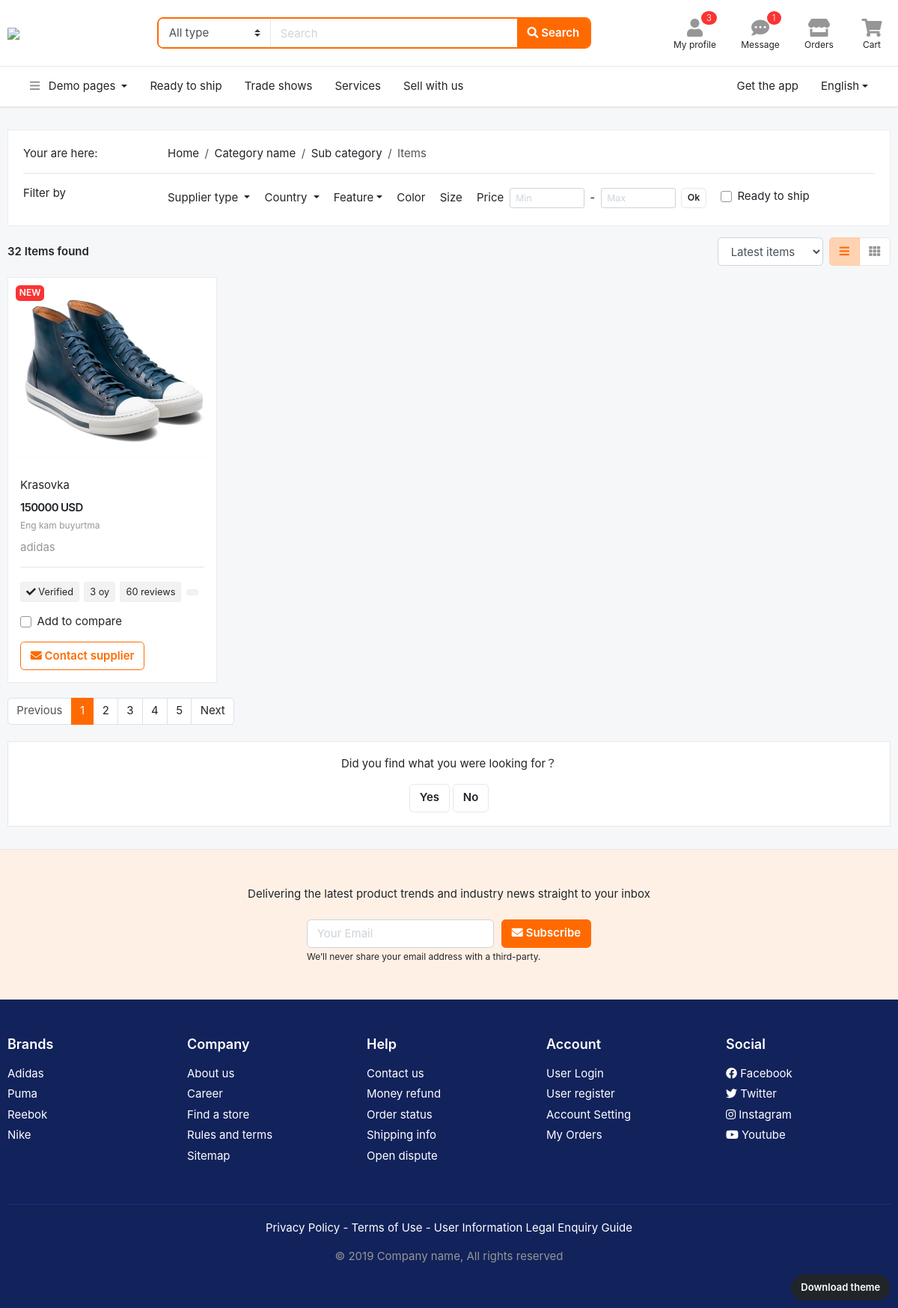
Page /ichki/4/ on the earlier database version.
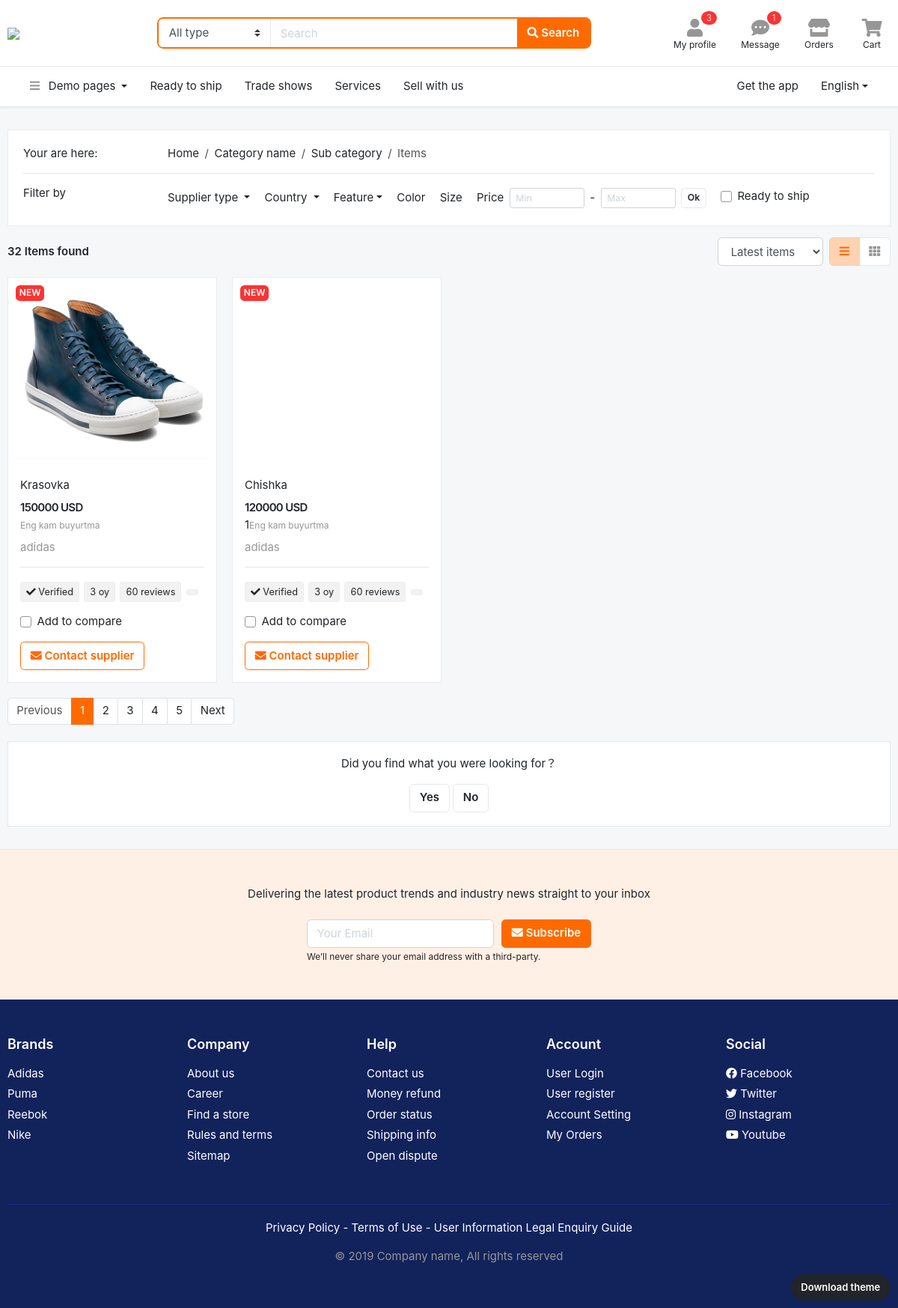
Same page on the later database version.
### Alistyleapp/models.py (models this page shows, shortened)
class Mahsulot(models.Model):
    nom = models.CharField(max_length=50)
    narx = models.PositiveSmallIntegerField()
    ishlab_ch = models.CharField(max_length=100)
    kafolat = models.CharField(max_length=60)
    yetkazish = models.CharField(max_length=50)
    olchov = models.CharField(max_length=10, blank=True)
    min_buyurtma = models.CharField(max_length=10, blank=True)
    mavjud = models.BooleanField(default=True)
    batafsil = models.TextField()
    chegirma = models.PositiveSmallIntegerField(default=0)
    ichki = models.ForeignKey(Ichki, on_delete=models.SET_NULL, null=True, related_name="ichki_mahsulotlar")

class Media(models.Model):
    rasm = models.FileField()
    mahsulot = models.ForeignKey(Mahsulot, on_delete=models.SET_NULL, null=True, related_name="mahsulot_medialar")

### Alistyleapp/views.py (the view)
# urls.py: path('ichki/<int:pk>/', IchkiBolimView.as_view(), name="ichki_id"),
class IchkiBolimView(View):
    def get(self, request, pk):
        data = {
            "mahsulotlar": Ichki.objects.get(id=pk).ichki_mahsulotlar.all()
        }
        return render(request, "page-listing-grid.html", data)

### templates/page-listing-grid.html (shortened to what the changed rows need)
<!DOCTYPE HTML>
<html lang="en">
{% load static %}
<head>
<link href="{% static 'css/bootstrap.css' %}" rel="stylesheet" type="text/css"/>
<link href="{% static 'fonts/fontawesome/css/all.min.css' %}" type="text/css" rel="stylesheet">
<link href="{% static 'css/ui.css' %}" rel="stylesheet" type="text/css"/>
<link href="{% static 'css/responsive.css' %}" rel="stylesheet" type="text/css" />
</head>
<body>
<section class="section-content padding-y">
<div class="container">
<div class="row">
	{% for mahsulot in mahsulotlar %}
	<div class="col-md-3">
		<figure class="card card-product-grid">
			<div class="img-wrap">
				<span class="badge badge-danger"> NEW </span>
				{% for media in mahsulot.mahsulot_medialar.all|slice:':1' %}
				<img src="{{media.rasm.url}}">
				{% endfor %}
			</div>
			<figcaption class="info-wrap">
					<a href="/mahsulot/{{mahsulot.id}}/" class="title mb-2">{{mahsulot.nom}}</a>
					<div class="price-wrap">
						<span class="price">{{mahsulot.narx}} USD</span>
					</div>
					<p class="mb-2">{{mahsulot.min_buyurtma}}<small class="text-muted">Eng kam buyurtma</small></p>
					<p class="text-muted ">{{mahsulot.ishlab_ch}}</p>
					<hr>
					<p class="mb-3">
						<span class="tag"> <i class="fa fa-check"></i> Verified</span>
						<span class="tag">{{mahsulot.kafolat}}</span>
						<span class="tag"> 60 reviews </span>
						<span class="tag"> {{mahsulot.mamlakat }} </span>
					</p>
					<label class="custom-control mb-3 custom-checkbox">
					  <div class="custom-control-label">Add to compare
					  </div>
					</label>
					<a href="#" class="btn btn-outline-primary"> <i class="fa fa-envelope"></i> Contact supplier </a>
			</figcaption>
		</figure>
	</div>
	{% endfor %}
</div>
</div>
</section>
</body>
</html>

Differences in the rows shown:
added Mahsulot: nom "Chishka", narx "120000", min_buyurtma "1", ishlab_ch "adidas", kafolat "3 oy"
